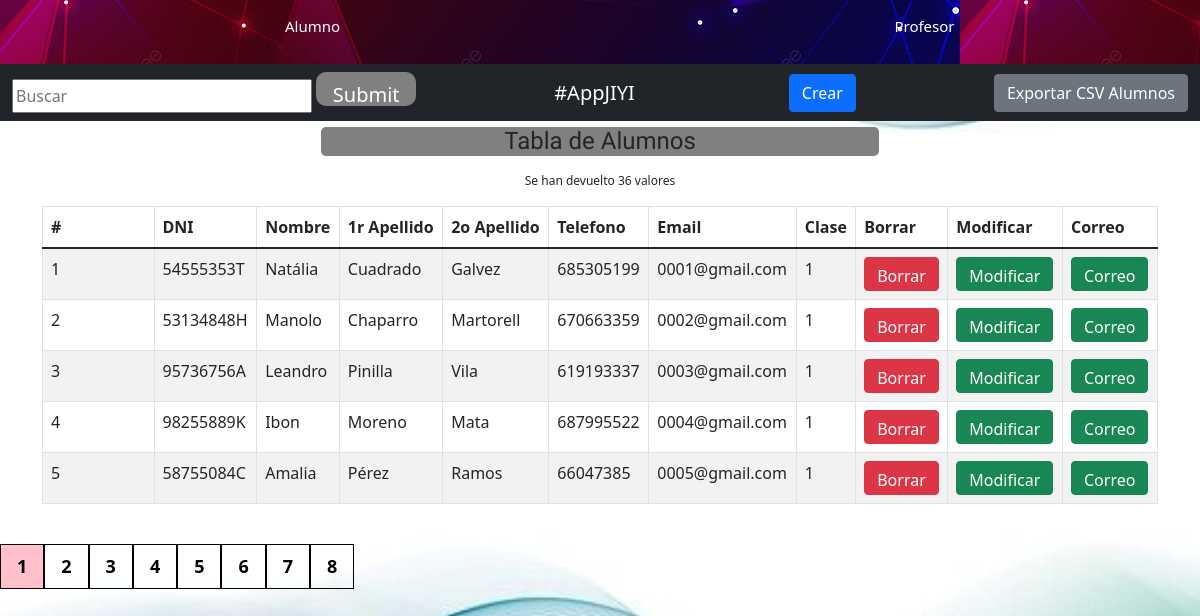
Page /tabla.php on the committed database.
### tables this page shows
CREATE TABLE IF NOT EXISTS tbl_alumne(
	id_alumne int(10) NOT NULL AUTO_INCREMENT,
	dni_alu varchar(9)NULL,
	nom_alu varchar(20) NOT NULL,
	cognom1_alu varchar(20)NULL,
	cognom2_alu varchar(20)NULL,
	telf_alu varchar(9)NULL,
	email_alu varchar(50)NULL,
	classe int(5) NOT NULL,
	constraint pk_alumne PRIMARY KEY (id_alumne)
);

### tabla.php (the view, shortened to what this page needs)
<!DOCTYPE html>
<html lang="en">
    <head>
        <link href="https://cdn.jsdelivr.net/npm/bootstrap@5.1.3/dist/css/bootstrap.min.css" rel="stylesheet">
        <link href="https://cdn.jsdelivr.net/npm/bootstrap@5.0.2/dist/css/bootstrap.min.css" rel="stylesheet">
        <link rel="stylesheet" href="./css/styles.css">
    </head>
    <body id="fondoBD">
        <div id="contSelector">
            <div id="selector" class="row">
                <a href="#" id="tabla_1" class="column-2">Alumno</a>
                <a href="#" id="tabla_2" class="column-2">Profesor</a>
            </div>
        </div>
        <div id="section_1">
            <section id="menuNavegacion">
                <nav class="navbar navbar-dark bg-dark">
                    <div class="container-fluid">
                        <form enctype="multipart/form-data" action="tabla.php?id=busqueda" method="post">
                <input type="text" class="color" id="buscar" name="buscar" placeholder="Buscar" style="width: 300px;">
                <input type="submit" class="boton btn-success btn-lg" name="mostrar" style="width: 100px;">
            </form>
                        <a class="navbar-brand" id="tituloMenu">#AppJIYI</a>
                        <a href="./cambios/crearUsuario.html" class="btn btn-primary" role="button" aira-disabled="true">Crear</a>
                        <div id="exportar_1">
                            <a href="./CSV/exportarAlumnosCSV.php"  class="btn btn-secondary" role="button" aria-disabled="true" id="botonExportar">Exportar CSV Alumnos</a>
                        </div>
                    </div>
                </nav>
            </section>
            <div class="base">
                <?php
                require_once "conexion.php";
                $sql = "SELECT * FROM tbl_alumne";
                $lista = mysqli_query($con,$sql);
                $contar = mysqli_num_rows($lista);
                $per_page_record = 5;
                if (isset($_GET["page"])) {
                    $page  = $_GET["page"];
                }
                else {
                    $page=1;
                }
                $start_from = ($page-1) * $per_page_record;
                $query = "SELECT * FROM tbl_alumne LIMIT $start_from, $per_page_record";
                $rs_result = mysqli_query ($con, $query);
                ?>
                <div class="container">
                    <div class="conTexto">
                        <h1 class="texto">Tabla de Alumnos</h1>
                        <p>
                            <?php
                                echo "<p class='textoPequeño'>Se han devuelto $contar valores</p>";
                            ?>
                        </p>
                    </div>
                    <table class="table table-striped table-condensed table-bordered">
                        <thead>
                            <tr>
                                <th width="10%">#</th>
                                <th>DNI</th>
                                <th>Nombre</th>
                                <th>1r Apellido</th>
                                <th>2o Apellido</th>
                                <th>Telefono</th>
                                <th>Email</th>
                                <th>Clase</th>
                                <th>Borrar</th>
                                <th>Modificar</th>
                                <th>Correo</th>
                            </tr>
                        </thead>
                        <tbody>
                        <?php
                        while ($row = mysqli_fetch_array($rs_result)) {
                        ?>
                        <tr>
                            <td><?php echo $row["id_alumne"]; ?></td>
                            <td><?php echo $row["dni_alu"]; ?></td>
                            <td><?php echo $row["nom_alu"]; ?></td>
                            <td><?php echo $row["cognom1_alu"]; ?></td>
                            <td><?php echo $row["cognom2_alu"]; ?></td>
                            <td><?php echo $row["telf_alu"]; ?></td>
                            <td><?php echo $row["email_alu"]; ?></td>
                            <td><?php echo $row["classe"]; ?></td>
                            <td><button class="btn btn-danger" onClick="window.location.href='./cambios/borrarUsuario.php?id=<?php echo $row['id_alumne']; ?>';" >Borrar</button></td>
                            <td><button class="btn btn-success" onClick="window.location.href='./cambios/modificarUsuarioAlumno.php?id=<?php echo $row['id_alumne']; ?>';" >Modificar</button></td>
                            <td><button class="btn btn-success" onClick="window.location.href='./cambios/correoalu.php?id=<?php echo $row['id_alumne']; ?>';" >Correo</button></td>
                        </tr>
                    <?php
                        };
                    ?>
                    </tbody>
                    </table>
                </div>
                <div class="pagination">
                    <?php
                        $query = "SELECT COUNT(*) FROM tbl_alumne";
                        $rs_result = mysqli_query($con, $query);
                        $row = mysqli_fetch_row($rs_result);
                        $total_records = $row[0];
                        $total_pages = ceil($total_records / $per_page_record);
                        $pagLink = "";
                        for ($i=1; $i<=$total_pages; $i++) {
                            if ($i == $page) {
                                $pagLink .= "<a class = 'active' href='tabla.php?page="
                                                                .$i."'>".$i." </a>";
                            }
                            else  {
                                $pagLink .= "<a href='tabla.php?page=".$i."'>
                                                                ".$i." </a>";
                            }
                        };
                        echo $pagLink;
                    ?>
                </div>
            </div>
        </div>
    </body>
</html>

### css/styles.css (style rules this page uses)
* { box-sizing: border-box; }
.row::after { content: ""; clear: both; display: table; }
p { border-radius: 5px; }
a { text-decoration: none; text-align: center; color: white; font-size: 1.25vw; }
.column-2 { width: 50%; padding-left: 4%; }
#tituloMenu { color: white; }
.boton { width: 75%; border-radius: 10px; margin-left: auto; margin-right: auto; border: none; background-color: grey; }
.base { padding-top: 0.50%; }
#contSelector { margin-left: auto; margin-right: auto; text-align: center; height: 8vh; background-image: url(../img/imagenFondo.jpg); }
#selector { padding-top: 15px; }
#fondoBD { background-image: url(../img/fondoBBDD.jpg); background-size: cover; background-position: center; background-repeat: no-repeat; height: 95vh; width: 100%; }
table { border-collapse: collapse; }
input, button { height: 34px; }
.pagination { display: inline-block; margin-left: auto; margin-right: auto; }
.pagination a { font-weight: bold; font-size: 18px; color: black; float: left; padding: 8px 16px; text-decoration: none; border: 1px solid black; }
.pagination a.active { background-color: pink; }
.conTexto { text-align: center; width: 50%; margin-left: auto; margin-right: auto; }
.texto { text-align: center; font-family: 'Ubuntu Condensed', sans-serif; background-color: gray; border-radius: 5px; font-size: 2vw; }
.textoPequeño { font-size: 1vw; }
h1 { font-size: 3vw; }

### rows in the picture
tbl_alumne: id_alumne "1", dni_alu "54555353T", nom_alu "Natália", cognom1_alu "Cuadrado", cognom2_alu "Galvez", telf_alu "685305199", email_alu "0001@gmail.com", classe "1"
tbl_alumne: id_alumne "2", dni_alu "53134848H", nom_alu "Manolo", cognom1_alu "Chaparro", cognom2_alu "Martorell", telf_alu "670663359", email_alu "0002@gmail.com", classe "1"
tbl_alumne: id_alumne "3", dni_alu "95736756A", nom_alu "Leandro", cognom1_alu "Pinilla", cognom2_alu "Vila", telf_alu "619193337", email_alu "0003@gmail.com", classe "1"
tbl_alumne: id_alumne "4", dni_alu "98255889K", nom_alu "Ibon", cognom1_alu "Moreno", cognom2_alu "Mata", telf_alu "687995522", email_alu "0004@gmail.com", classe "1"
tbl_alumne: id_alumne "5", dni_alu "58755084C", nom_alu "Amalia", cognom1_alu "Pérez", cognom2_alu "Ramos", telf_alu "66047385", email_alu "0005@gmail.com", classe "1"

### other values in the picture
$contar "36"
